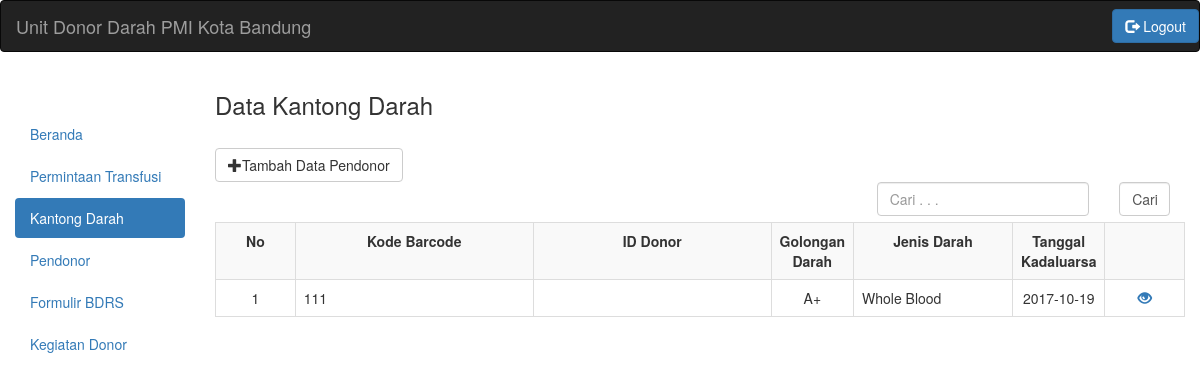
Page /petugas.php?menu=kantong_darah&action=tampil on the earlier database version.
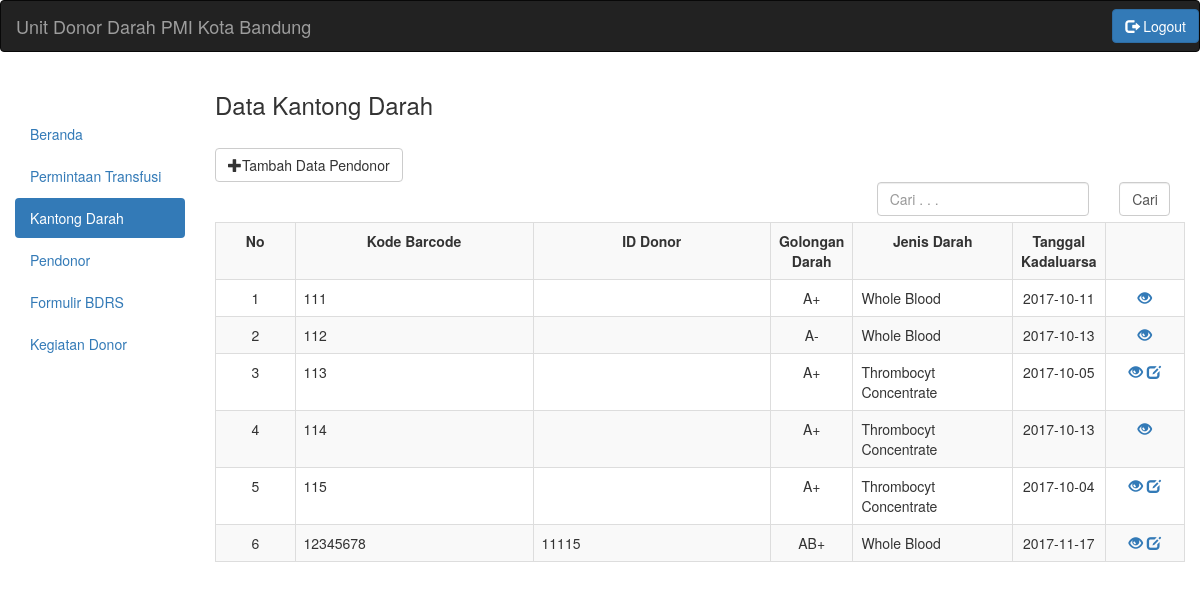
Same page on the later database version.
### tables this page shows
CREATE TABLE `kantong_darah` (
  `KODE_BARCODE` varchar(15) NOT NULL,
  `PENDONOR_ID` varchar(15) DEFAULT NULL,
  `ID_GOLONGAN_DARAH` smallint(6) DEFAULT NULL,
  `VOLUME_DARAH` smallint(6) DEFAULT NULL,
  `TGL_PENGAMBILAN` date DEFAULT NULL,
  `WAKTU_PENGAMBILAN` time DEFAULT NULL,
  `TGL_KADALUARSA` date DEFAULT NULL,
  `STATUS` varchar(20) NOT NULL
);

CREATE TABLE `gol_darah` (
  `ID_GOLONGAN_DARAH` smallint(6) NOT NULL,
  `GOLONGAN_DARAH` varchar(3) DEFAULT NULL,
  `JENIS_DARAH` varchar(30) DEFAULT NULL,
  `STOK_DARAH` smallint(6) DEFAULT NULL
);

### kantong_darah/kantong_darah.php (the view, shortened to what this page needs)
<?php
$link = koneksi_db();
?>
<h3>Data Kantong Darah</h3><br>
<form enctype="multipart/form-data" method="post" action="petugas.php?menu=kantong_darah&action=tambah">
	<button type="submit" class="btn btn-default">
		<span class="glyphicon glyphicon-plus" aria-hidden="true"></span>Tambah Data Pendonor
	</button>
</form>
<div class="col-md-8">
</div>
<form enctype="multipart/form-data" method="post" action="rumahsakit.php?menu=permintaan&action=tampil">
	<div class="col-md-3">
		<input type="text" name="cari" placeholder="Cari . . ." class="form-control">
	</div>
	<div class="col-md-1">
		<input type="submit" name="submit" value="Cari" class="form-control">
	</div>
</form><br>
<br>
<table class="table table-bordered table-striped">
	<tr>
		<td class="col-md-1">
			<strong>
				<center>No</center>
			</strong>
		</td>
		<td class="col-md-3">
			<strong>
				<center>Kode Barcode</center>
			</strong>
		</td>
		<td class="col-md-3">
			<strong>
				<center>ID Donor</center>
			</strong>
		</td>
		<td class="col-md-1">
			<strong>
				<center>Golongan Darah</center>
			</strong>
		</td>
		<td class="col-md-2">
			<strong>
				<center>Jenis Darah</center>
			</strong>
		</td>
		<td class="col-md-1">
			<strong>
				<center>Tanggal Kadaluarsa</center>
			</strong>
		</td>
		<td class="col-md-1"></td>
	</tr>
	<?php
	$query_kantong_darah = "select * from kantong_darah";
	$no = 1;
	$result_kantong_darah = mysqli_query( $link, $query_kantong_darah );
	while ( $data_kantong_darah = mysqli_fetch_array( $result_kantong_darah ) ) {
		$query_golongan_darah = "select * from gol_darah where id_golongan_darah='" . $data_kantong_darah[ 'ID_GOLONGAN_DARAH' ] . "'";
		$result_golongan_darah = mysqli_query( $link, $query_golongan_darah );
		$data_gol_darah = mysqli_fetch_array( $result_golongan_darah );
		?>
	<tr>
		<td>
			<center>
				<?php echo $no;?>
			</center>
		</td>
		<td>
			<?php echo $data_kantong_darah['KODE_BARCODE'];?>
		</td>
		<td>
			<?php echo $data_kantong_darah['PENDONOR_ID'];?>
		</td>
		<td>
			<center>
				<?php echo $data_gol_darah['GOLONGAN_DARAH'];?>
			</center>
		</td>
		<td>
			<?php echo $data_gol_darah['JENIS_DARAH'];?>
		</td>
		<td>
			<center>
				<?php echo $data_kantong_darah['TGL_KADALUARSA'];?>
			</center>
		</td>
		<td>
			<center>
				<a>
				<span class="glyphicon glyphicon-eye-open" aria-hidden="true" data-toggle="modal" data-target="#<?php echo $no; ?>"> </span>
			</a>
		<?php
			if($data_kantong_darah['STATUS']=="tersedia"){
		?>
			<a href="petugas.php?menu=kantong_darah&action=ubah&id=<?php echo $data_kantong_darah['KODE_BARCODE']; ?>">
				<span class="glyphicon glyphicon-edit" aria-hidden="true"></span>
			</a>
			<?php
			}
		?>
			</center>
		</td>
	</tr>
	<?php
	$no++;
	}
	?>
</table>

### header.php (shortened to what this page needs)
<!DOCTYPE html>
<html lang="en">
  <head>
    <link href="css/bootstrap.min.css" rel="stylesheet">
  </head>
  <body>

### petugas.php (shortened to what this page needs)
<?php
require( 'header.php' );
$menu = $_GET['menu'];
$action = $_GET['action'];
?>
<nav class="navbar navbar-inverse">
	<a class="navbar-brand" href="petugas.php?menu=profile&action=tampil">Unit Donor Darah PMI Kota Bandung</a>
	<form role="search" class="navbar-form navbar-right" action="logout.php" method="post" enctype="multipart/form-data">
		<div class="form-group">
			<button type="submit" name="tombol" class="btn btn-primary"><span class="glyphicon glyphicon-log-out" aria-hidden="true"></span> Logout</button>
		</div>
	</form>
</nav>
<div class="container-fluid ">
	<div class="row">
		<div class="col-md-2 "><br>
			<?php
				if(($menu=='profile')){
					require('menu_profile_petugas.php');
				}else if(($menu=='beranda')){
					require('menu_beranda_petugas.php');
				}else if(($menu=='permintaan')){
					require('menu_permintaan_petugas.php');
				}elseif($menu=='kantong_darah'){
					require('kantong_darah\menu_kantong_darah_petugas.php');
				}elseif($menu=='pendonor'){
					require('pendonor\menu_pendonor_petugas.php');
				}elseif($menu=='formulir'){
					require('formulir_bdrs\menu_formulir_petugas.php');
				}elseif($menu=='kegiatan_donor'){
					require('menu_kegiatan_donor_petugas.php');
				}
			?>
		</div>
		<div class="col-md-10">
			<?php
				if(($menu=='profile')&&($action=='tampil')){
					require('profile_rumah_sakit.php');
				}else if(($menu=='beranda')&&($action=='tampil')){
					require('beranda.php');
				}else if(($menu=='permintaan')&&($action=='tampil')){
					require('permintaan_petugas.php');
				}else if(($menu=='kantong_darah')&&($action=='tampil')){
					require('kantong_darah\kantong_darah.php');
				}else if(($menu=='kantong_darah')&&($action=='tambah')){
					require('kantong_darah\tambah_kantong_darah.php');
				}else if(($menu=='kantong_darah')&&($action=='ubah')){
					require('kantong_darah\ubah_kantong_darah.php');
				}else if(($menu=='pendonor')&&($action=='tampil')){
					require('pendonor\pendonor_petugas.php');
				}else if(($menu=='pendonor')&&($action=='tambah')){
					require('pendonor\tambah_pendonor_petugas.php');
				}else if(($menu=='pendonor')&&($action=='lihat')){
					require('pendonor\lihat_pendonor.php');
				}else if(($menu=='pendonor')&&($action=='ubah')){
					require('pendonor\ubah_pendonor.php');
				}else if(($menu=='formulir')&&($action=='tampil')){
					require('formulir_bdrs\formulir_bdrs.php');
				}else if(($menu=='formulir')&&($action=='tambah')){
					require('formulir_bdrs\tambah_formulir_bdrs.php');
				}
			?>
		</div>
	</div>
</div>
<?php
require( 'footer.php' );
?>

### kantong_darah/menu_kantong_darah_petugas.php
<ul class="nav nav-pills nav-stacked">
	<li role="presentation">
		<a href="petugas.php?menu=profile&action=tampil"><?php echo $_SESSION['s_nama']; ?></a>
	</li>
	<li role="presentation">
		<a href="petugas.php?menu=beranda&action=tampil">Beranda</a>
	</li>
	<li role="presentation">
		<a href="petugas.php?menu=permintaan&action=tampil">Permintaan Transfusi</a>
	</li>
	<li role="presentation" class="active">
		<a href="petugas.php?menu=kantong_darah&action=tampil">Kantong Darah</a>
	</li>
	<li role="presentation">
		<a href="petugas.php?menu=pendonor&action=tampil">Pendonor</a>
	</li>
	<li role="presentation">
		<a href="petugas.php?menu=formulir&action=tampil">Formulir BDRS</a>
	</li>
	<li role="presentation">
		<a href="petugas.php?menu=kegiatan_donor&action=tampil">Kegiatan Donor</a>
	</li>
</ul>

### footer.php (shortened to what this page needs)
  </body>
</html>

Differences in the rows shown:
changed kantong_darah id 111: TGL_KADALUARSA "2017-10-19" → "2017-10-11"
added kantong_darah: KODE_BARCODE "112", ID_GOLONGAN_DARAH.GOLONGAN_DARAH "A-", ID_GOLONGAN_DARAH.JENIS_DARAH "Whole Blood", TGL_KADALUARSA "2017-10-13"
added kantong_darah: KODE_BARCODE "113", ID_GOLONGAN_DARAH.GOLONGAN_DARAH "A+", ID_GOLONGAN_DARAH.JENIS_DARAH "Thrombocyt Concentrate", TGL_KADALUARSA "2017-10-05"
added kantong_darah: KODE_BARCODE "114", ID_GOLONGAN_DARAH.GOLONGAN_DARAH "A+", ID_GOLONGAN_DARAH.JENIS_DARAH "Thrombocyt Concentrate", TGL_KADALUARSA "2017-10-13"
added kantong_darah: KODE_BARCODE "115", ID_GOLONGAN_DARAH.GOLONGAN_DARAH "A+", ID_GOLONGAN_DARAH.JENIS_DARAH "Thrombocyt Concentrate", TGL_KADALUARSA "2017-10-04"
added kantong_darah: KODE_BARCODE "12345678", PENDONOR_ID "11115", ID_GOLONGAN_DARAH.GOLONGAN_DARAH "AB+", ID_GOLONGAN_DARAH.JENIS_DARAH "Whole Blood", TGL_KADALUARSA "2017-11-17"
